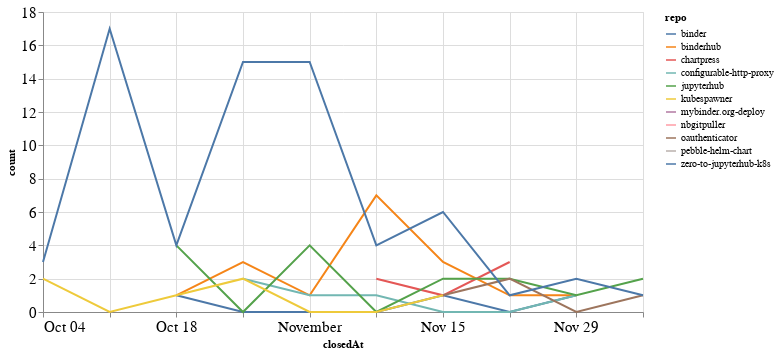

The cell this chart's notebook holds for it:
### Code cell
closed_by_time = closed_by.groupby('repo').resample('W', on='closedAt').count()['author'].reset_index()
closed_by_time = closed_by_time.rename(columns={'author': 'count'})

alt.Chart(closed_by_time, width=600).mark_line().encode(
    x='closedAt',
    y='count',
    color='repo',
    tooltip="repo"
)

### Figure 1 — Vega-Lite specification as saved in the notebook (floating-point values rounded to 4 significant figures)
{"config": {"axisLeft": {"labelFontSize": 15}, "axisBottom": {"labelFontSize": 15}}, "data": {"name": "data-5b49a47df53f612ff4681da802a9016c"}, "mark": "line", "encoding": {"color": {"type": "nominal", "field": "repo"}, "tooltip": {"type": "nominal", "field": "repo"}, "x": {"type": "temporal", "field": "closedAt"}, "y": {"type": "quantitative", "field": "count"}}, "width": 600, "$schema": "https://vega.github.io/schema/vega-lite/v4.8.1.json", "datasets": {"data-5b49a47df53f612ff4681da802a9016c": [{"repo": "binder", "closedAt": "2020-10-18T00:00:00", "count": 1}, {"repo": "binder", "closedAt": "2020-10-25T00:00:00", "count": 0}, {"repo": "binder", "closedAt": "2020-11-01T00:00:00", "count": 0}, {"repo": "binder", "closedAt": "2020-11-08T00:00:00", "count": 0}, {"repo": "binder", "closedAt": "2020-11-15T00:00:00", "count": 1}, {"repo": "binder", "closedAt": "2020-11-22T00:00:00", "count": 0}, {"repo": "binder", "closedAt": "2020-11-29T00:00:00", "count": 1}, {"repo": "binderhub", "closedAt": "2020-10-18T00:00:00", "count": 1}, {"repo": "binderhub", "closedAt": "2020-10-25T00:00:00", "count": 3}, {"repo": "binderhub", "closedAt": "2020-11-01T00:00:00", "count": 1}, {"repo": "binderhub", "closedAt": "2020-11-08T00:00:00", "count": 7}, {"repo": "binderhub", "closedAt": "2020-11-15T00:00:00", "count": 3}, {"repo": "binderhub", "closedAt": "2020-11-22T00:00:00", "count": 1}, {"repo": "binderhub", "closedAt": "2020-11-29T00:00:00", "count": 1}, {"repo": "chartpress", "closedAt": "2020-11-08T00:00:00", "count": 2}, {"repo": "chartpress", "closedAt": "2020-11-15T00:00:00", "count": 1}, {"repo": "chartpress", "closedAt": "2020-11-22T00:00:00", "count": 3}, {"repo": "configurable-http-proxy", "closedAt": "2020-10-25T00:00:00", "count": 2}, {"repo": "configurable-http-proxy", "closedAt": "2020-11-01T00:00:00", "count": 1}, {"repo": "configurable-http-proxy", "closedAt": "2020-11-08T00:00:00", "count": 1}, {"repo": "configurable-http-proxy", "closedAt": "2020-11-15T00:00:00", "count": 0}, {"repo": "configurable-http-proxy", "closedAt": "2020-11-22T00:00:00", "count": 0}, {"repo": "configurable-http-proxy", "closedAt": "2020-11-29T00:00:00", "count": 1}, {"repo": "jupyterhub", "closedAt": "2020-10-18T00:00:00", "count": 4}, {"repo": "jupyterhub", "closedAt": "2020-10-25T00:00:00", "count": 0}, {"repo": "jupyterhub", "closedAt": "2020-11-01T00:00:00", "count": 4}, {"repo": "jupyterhub", "closedAt": "2020-11-08T00:00:00", "count": 0}, {"repo": "jupyterhub", "closedAt": "2020-11-15T00:00:00", "count": 2}, {"repo": "jupyterhub", "closedAt": "2020-11-22T00:00:00", "count": 2}, {"repo": "jupyterhub", "closedAt": "2020-11-29T00:00:00", "count": 1}, {"repo": "jupyterhub", "closedAt": "2020-12-06T00:00:00", "count": 2}, {"repo": "kubespawner", "closedAt": "2020-10-04T00:00:00", "count": 2}, {"repo": "kubespawner", "closedAt": "2020-10-11T00:00:00", "count": 0}, {"repo": "kubespawner", "closedAt": "2020-10-18T00:00:00", "count": 1}, {"repo": "kubespawner", "closedAt": "2020-10-25T00:00:00", "count": 2}, {"repo": "kubespawner", "closedAt": "2020-11-01T00:00:00", "count": 0}, {"repo": "kubespawner", "closedAt": "2020-11-08T00:00:00", "count": 0}, {"repo": "kubespawner", "closedAt": "2020-11-15T00:00:00", "count": 1}, {"repo": "mybinder.org-deploy", "closedAt": "2020-11-01T00:00:00", "count": 1}, {"repo": "nbgitpuller", "closedAt": "2020-10-04T00:00:00", "count": 2}, {"repo": "oauthenticator", "closedAt": "2020-11-15T00:00:00", "count": 1}, {"repo": "oauthenticator", "closedAt": "2020-11-22T00:00:00", "count": 2}, {"repo": "oauthenticator", "closedAt": "2020-11-29T00:00:00", "count": 0}, {"repo": "oauthenticator", "closedAt": "2020-12-06T00:00:00", "count": 1}, {"repo": "pebble-helm-chart", "closedAt": "2020-11-08T00:00:00", "count": 1}, {"repo": "zero-to-jupyterhub-k8s", "closedAt": "2020-10-04T00:00:00", "count": 3}, {"repo": "zero-to-jupyterhub-k8s", "closedAt": "2020-10-11T00:00:00", "count": 17}, {"repo": "zero-to-jupyterhub-k8s", "closedAt": "2020-10-18T00:00:00", "count": 4}, {"repo": "zero-to-jupyterhub-k8s", "closedAt": "2020-10-25T00:00:00", "count": 15}, {"repo": "zero-to-jupyterhub-k8s", "closedAt": "2020-11-01T00:00:00", "count": 15}, {"repo": "zero-to-jupyterhub-k8s", "closedAt": "2020-11-08T00:00:00", "count": 4}, {"repo": "zero-to-jupyterhub-k8s", "closedAt": "2020-11-15T00:00:00", "count": 6}, {"repo": "zero-to-jupyterhub-k8s", "closedAt": "2020-11-22T00:00:00", "count": 1}, {"repo": "zero-to-jupyterhub-k8s", "closedAt": "2020-11-29T00:00:00", "count": 2}, {"repo": "zero-to-jupyterhub-k8s", "closedAt": "2020-12-06T00:00:00", "count": 1}]}}
